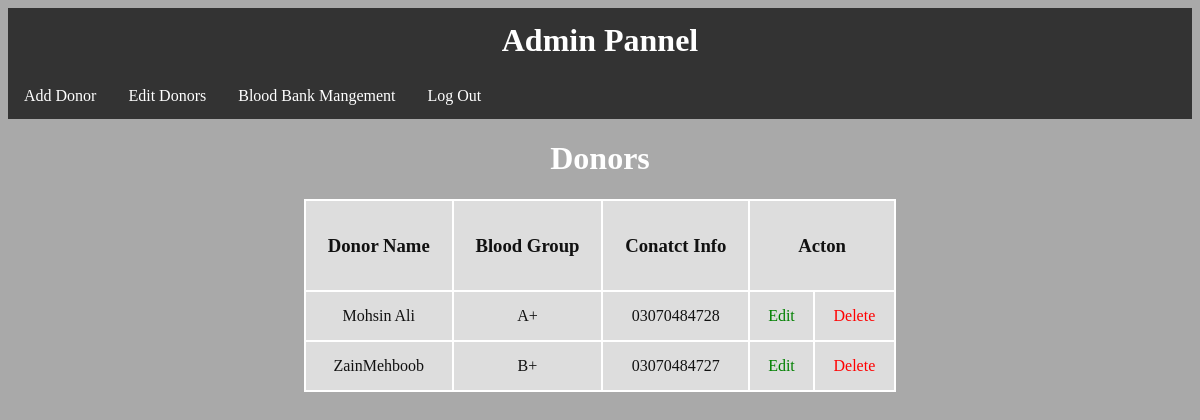
Page /Admin/EditDonor.php (signed in) on the committed database.
### tables this page shows
CREATE TABLE `donor` (
  `donorid` int(11) NOT NULL,
  `donorname` varchar(50) NOT NULL,
  `dbid` int(11) NOT NULL,
  `phon` varchar(12) NOT NULL
);

CREATE TABLE `bloodstock` (
  `bid` int(11) NOT NULL,
  `BloodType` varchar(5) NOT NULL,
  `Units` int(11) NOT NULL
);

### Admin/EditDonor.php (the view, shortened to what this page needs)
<?php include "header.php"; ?>
<?php
$conn2= mysqli_connect("localhost","root","","bloodbankdb") or die("Connection#2 failed");
$sql2= "SELECT * FROM donor JOIN bloodstock ON donor.dbid=bloodstock.bid ORDER BY bid";
$result2=mysqli_query($conn2,$sql2) or die("Query#2 Failed");
if(mysqli_num_rows($result2)>0){
   ?>
	<div class="datatable">
	<table class="datatable" style="width: 50%;  margin-left: auto; margin-right: auto;  ">
		<caption><h1 style="color: white;">Donors</h1></caption>
		<tr class="datatable">
			<th class="datatable"><h3>Donor Name</h3></th>
			<th class="datatable"><h3>Blood Group</h3></th>
      <th class="datatable"><h3>Conatct Info</h3></th>
      <th class="datatable" colspan="2"><h3>Acton</h3></th>
		</tr>
  <?php while ($row2=mysqli_fetch_assoc($result2)) {
   ?>
		<tr class="datatable">
		<td class="datatable"><?php echo $row2['donorname']; ?></td>
		<td class="datatable"><?php echo $row2['BloodType']; ?></td>
    <td class="datatable"><?php echo $row2['phon']; ?></td>
    <td class="datatable"><a style="text-decoration: none; color:green; "  href="subeditdonor.php?id=<?php echo $row2['donorid']; ?>">Edit</a> </td>
    <td class="datatable"><a style="text-decoration: none; color:red; " href="DeleteDonor.php?id=<?php echo $row2['donorid']; ?>">Delete</a></td>
	    </tr>
<?php }} ?>
	</table>
</div>

### Admin/header.php (style rules this page uses)
table.datatable, th.datatable, tr.datatable, td.datatable { color: #111; border: 2px solid white; border-collapse: collapse; text-align: center; padding: 15px; }
tr.datatable { background-color: #dddddd ; }

### rows in the picture
donor: donorname "Mohsin Ali", bloodstock.BloodType "A+", phon "03070484728"
donor: donorname "ZainMehboob", bloodstock.BloodType "B+", phon "03070484727"
